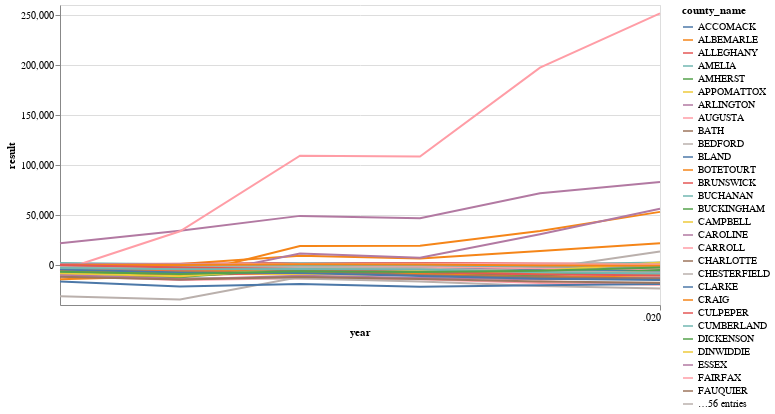

The notebook cell this image was saved under:
### Code cell
import altair as alt
alt.Chart(voting_vars).mark_line().encode(
    alt.X('year:T'),
    alt.Y('result:Q'),
    color='county_name'
).properties(width=600)

### Figure 1 — Vega-Lite specification as saved in the notebook (floating-point values rounded to 4 significant figures; data arrays with more than 128 entries replaced by an {"elided": "..."} marker saying what was removed)
{"config": {"view": {"continuousWidth": 400, "continuousHeight": 300}}, "data": {"name": "data-c31a1c9b22fdcaf5e91f0acbebe44c4b"}, "mark": "line", "encoding": {"color": {"field": "county_name", "type": "nominal"}, "x": {"field": "year", "type": "temporal"}, "y": {"field": "result", "type": "quantitative"}}, "width": 600, "$schema": "https://vega.github.io/schema/vega-lite/v4.17.0.json", "datasets": {"data-c31a1c9b22fdcaf5e91f0acbebe44c4b": {"elided": "680 records"}}}
